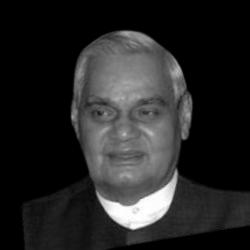
#> input picture preprocessing codes/sample Image/2. grayscaled_image.jpg, 250 x 250 px, found by its file name
$ python '2. cropping_image.py'
#> lines starting #> are read from the running program, lines starting #| are printed output that depends on the picture
from PIL import Image,ImageOps
from skimage import io
import os

#Let the input image  is "2. grayscaled_image.jpg" and is stored in "sample_Image" folder.
im=Image.open("sample_Image/2. grayscaled_image.jpg")
#> im is the input picture: PIL image 250x250 L; min 0, max 255, mean 38

left=50
right=205
top=25
bottom=200
im1=im.crop((left,top,right,bottom))
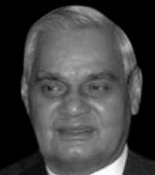
#> im1: PIL image 155x175 L; min 0, max 255, mean 65.2

#save the cropped image by name "3. cropped_image"  in folder "sample_Image"
im1.save("sample_Image/3. cropped_image.jpg")
